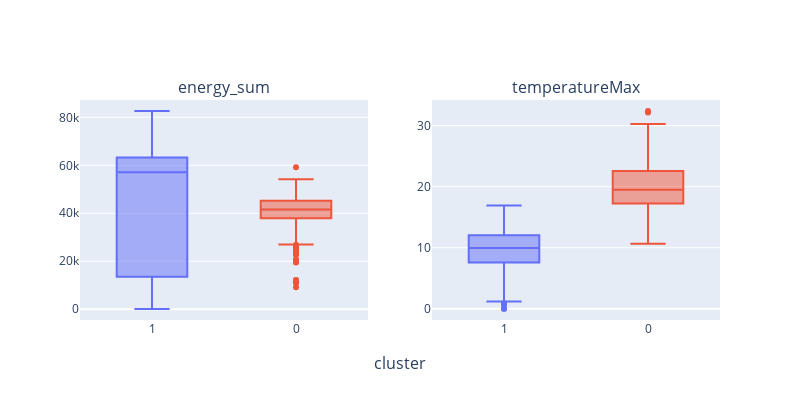

Notebook source saved alongside this figure:
### Code cell
fig = make_subplots(rows=1, cols=2,x_title= 'cluster',subplot_titles=[col1, col2])

for i,col in enumerate([col1,col2]):
    q, mod = divmod(i, 2)
    temp_fig = px.box(dataset1, x=cluster, y=col, color=cluster)
    for t in temp_fig.data:
        fig.add_trace(t, row=q+1, col=mod+1)
fig.update_layout(
    autosize=False,
    width=800,
    height=400
    )
fig.update_traces(showlegend=False)
fig.show()

### Figure 1 — Plotly figure (JSON) as saved in the notebook; plotly's stock layout.template omitted (floating-point values rounded to 4 significant figures; data arrays with more than 128 entries replaced by an {"elided": "..."} marker saying what was removed)
{"data": [{"alignmentgroup": "True", "hovertemplate": "cluster2=%{x}<br>energy_sum=%{y}<extra></extra>", "legendgroup": "1", "marker": {"color": "#636efa"}, "name": "1", "notched": false, "offsetgroup": "1", "orientation": "v", "showlegend": false, "type": "box", "x": {"elided": "498 str values"}, "x0": " ", "xaxis": "x", "y": {"elided": "498 float values"}, "y0": " ", "yaxis": "y"}, {"alignmentgroup": "True", "hovertemplate": "cluster2=%{x}<br>energy_sum=%{y}<extra></extra>", "legendgroup": "0", "marker": {"color": "#EF553B"}, "name": "0", "notched": false, "offsetgroup": "0", "orientation": "v", "showlegend": false, "type": "box", "x": {"elided": "330 str values"}, "x0": " ", "xaxis": "x", "y": {"elided": "330 float values"}, "y0": " ", "yaxis": "y"}, {"alignmentgroup": "True", "hovertemplate": "cluster2=%{x}<br>temperatureMax=%{y}<extra></extra>", "legendgroup": "1", "marker": {"color": "#636efa"}, "name": "1", "notched": false, "offsetgroup": "1", "orientation": "v", "showlegend": false, "type": "box", "x": {"elided": "498 str values"}, "x0": " ", "xaxis": "x2", "y": {"elided": "498 float values"}, "y0": " ", "yaxis": "y2"}, {"alignmentgroup": "True", "hovertemplate": "cluster2=%{x}<br>temperatureMax=%{y}<extra></extra>", "legendgroup": "0", "marker": {"color": "#EF553B"}, "name": "0", "notched": false, "offsetgroup": "0", "orientation": "v", "showlegend": false, "type": "box", "x": {"elided": "330 str values"}, "x0": " ", "xaxis": "x2", "y": {"elided": "330 float values"}, "y0": " ", "yaxis": "y2"}], "layout": {"annotations": [{"font": {"size": 16}, "showarrow": false, "text": "energy_sum", "x": 0.225, "xanchor": "center", "xref": "paper", "y": 1, "yanchor": "bottom", "yref": "paper"}, {"font": {"size": 16}, "showarrow": false, "text": "temperatureMax", "x": 0.775, "xanchor": "center", "xref": "paper", "y": 1, "yanchor": "bottom", "yref": "paper"}, {"font": {"size": 16}, "showarrow": false, "text": "cluster", "x": 0.5, "xanchor": "center", "xref": "paper", "y": 0, "yanchor": "top", "yref": "paper", "yshift": -30}], "autosize": false, "height": 400, "width": 800, "xaxis": {"anchor": "y", "domain": [0, 0.45]}, "xaxis2": {"anchor": "y2", "domain": [0.55, 1]}, "yaxis": {"anchor": "x", "domain": [0, 1]}, "yaxis2": {"anchor": "x2", "domain": [0, 1]}}}
